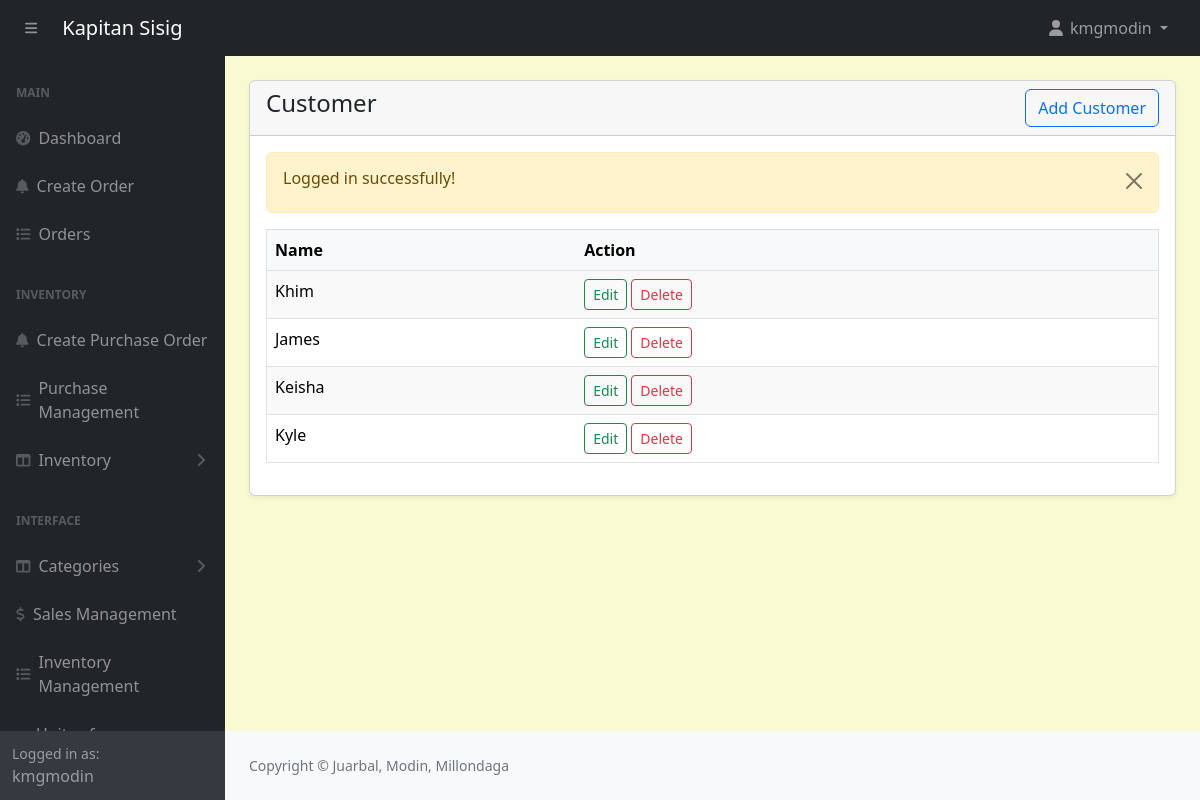
The page /admin/customers.php (signed in) on the database its author committed.
### tables this page shows
CREATE TABLE `customers` (
  `id` int(11) NOT NULL,
  `name` varchar(566) NOT NULL
);

### admin/customers.php (the view, shortened to what this page needs)
<?php include('includes/header.php'); ?>
<div class="container-fluid px-4">
    <div class="card mt-4 shadow-sm">
        <div class="card-header">
            <h4 class="mb-0">Customer
                <a href="customer-create.php" class = "btn btn-outline-primary float-end">Add Customer</a>
            </h4>
        </div>
        <div class="card-body">
        <?php
            $customers = getAll('customers');
            if(mysqli_num_rows($customers)>0) {
        ?>
            <div class="table-responsive">
                <table class="table" style="width: 100%; margin-bottom: 1rem; color: #000; border: 1px solid #dee2e6;">
                    <thead>
                        <tr style="background-color: #f8f9fa; color: #000;">
                            <th>Name</th>
                            <th>Action</th>
                        </tr>
                    </thead>
                    <tbody>
                        <?php
                        $i = 0;
                        foreach($customers as $item) :
                        $i++;
                        ?>
                        <tr style="background-color: <?= $i % 2 == 0 ? '#fff' : '#f9f9f9'; ?>; border: 1px solid #dee2e6;">
                            <td><?= $item['name'] ?></td>
                            <td>
                                <a href="customer-edit.php?id=<?= $item['id'];?>" class="btn btn-outline-success btn-sm" style="margin: 0; padding: 0.25rem 0.5rem;">Edit</a>
                                <a href="customer-delete.php?id=<?= $item['id'];?>" class="btn btn-outline-danger btn-sm" style="margin: 0; padding: 0.25rem 0.5rem;">Delete</a>
                            </td>
                        </tr>
                        <?php endforeach; ?>
                    </tbody>
                </table>
            </div>
            <?php
                } else {
                    ?>
                        <h4 class="mb-0">No record found.</h4>
                    <?php
                }
                ?>
        </div>
    </div>
</div>
<?php include('includes/footer.php'); ?>

### admin/assets/css/custom.css (style rules this page uses)
body { margin: 0; font-family: system-ui, -apple-system, "Segoe UI", Roboto, "Helvetica Neue", "Noto Sans", "Liberation Sans", Arial, sans-serif; font-size: 1rem; font-weight: 400; line-height: 1.5; color: #212529; text-align: left; background-color: #FAFAD2; -webkit-text-size-adjust: 100%; -webkit-tap-highlight-color: rgba(0, 0, 0, 0); }

### rows shown on the page
customers: name "Khim"
customers: name "James"
customers: name "Keisha"
customers: name "Kyle"

### other values the page prints
$_SESSION['loggedInUser']['username'] "kmgmodin"
$_SESSION['message'] "Logged in successfully!"
